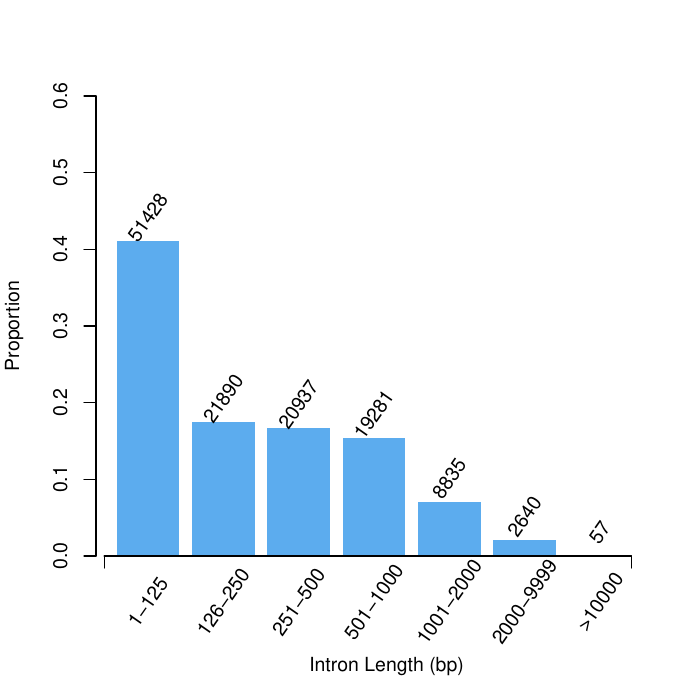

The R source for this figure:
pdf("intron.length.distr.pdf")

par(mar=c(6,4,4,2), cex=1.2)
x1 <- read.table("intron.length.distr.stat")

data <- x1[,3]/sum(x1[,3])
xx <- barplot(data,beside=TRUE,ylab="Proportion",cex.names=1,cex.axis=1,border=FALSE,ylim=c(0,0.6),col=c("steelblue2"))
axis(1,c(0,max(xx)+0.5),line=0,labels=c("",""))
text(xx[,1],rep(-0.06,7), cex=1, offset=2,labels=x1[,2],srt=55,xpd=TRUE)
text(xx[,1], data + 0.03, cex=1, offset=2,labels=x1[,3],srt=55,xpd=TRUE)
mtext("Intron Length (bp)", side=1,cex=1.2, at=4.5,line=4)



dev.off()

